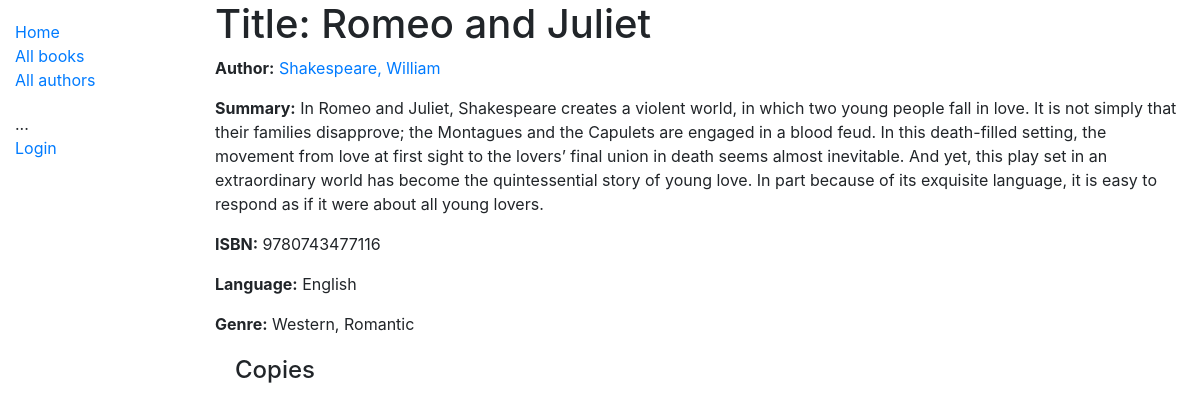
/catalog/books/1, run on an earlier commit of the app's database.
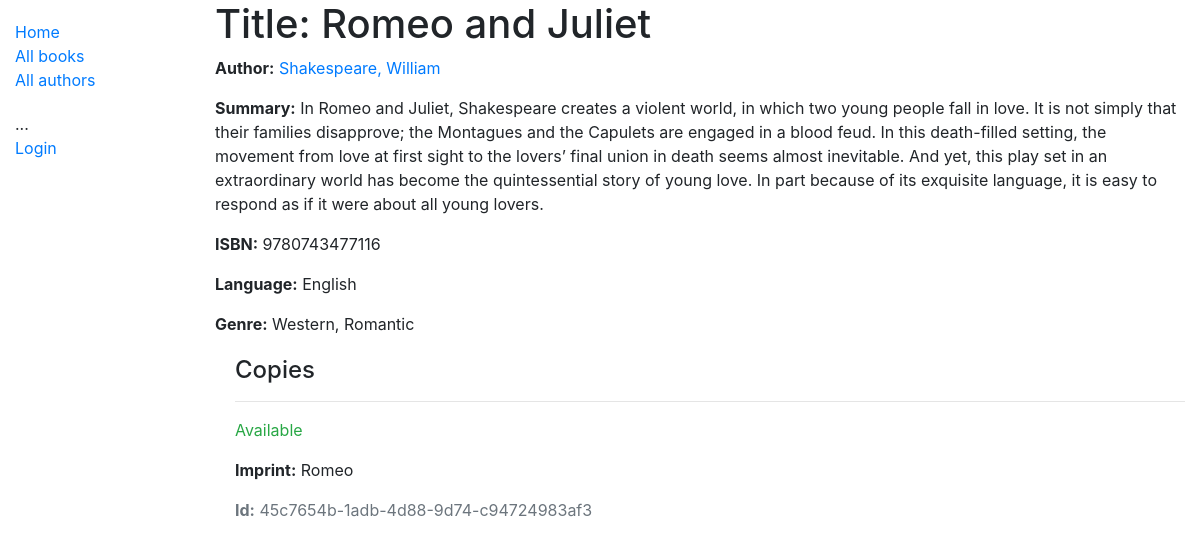
And on a later commit of the database.
### catalog/models.py (models this page shows, shortened)
class Genre(models.Model):
    name  = models.CharField(max_length=200, help_text='Enter a book genre (e.g. Science Fiction)')
    def __str__(self):
        return self.name

class BookInstance(models.Model):
    id = models.UUIDField(primary_key=True, default=uuid.uuid4, help_text='Unique ID for this particular book across whole library')
    book = models.ForeignKey('Book', on_delete=models.SET_NULL, null=True)
    imprint = models.CharField(max_length=200)
    due_back = models.DateField(null=True, blank=True)
    borrower = models.ForeignKey(User, on_delete=models.SET_NULL, null=True, blank=True)
    LOAN_STATUS = (
        ('m', 'Maintenance'),
        ('o', 'On loan'),
        ('a', 'Available'),
        ('r', 'Reserved'),
    )
    status = models.CharField(
        max_length=1,
        choices=LOAN_STATUS,
        blank=True,
        default='m',
        help_text='Book availability',
    )
    class Meta:
        ordering = ['due_back']
        permissions = (("can_mark_returned", "Set book as returned"),)

### catalog/views.py (the view, shortened to what this page needs)
# urls.py: path('books/<int:pk>', views.BookDetailView.as_view(), name='book-detail'),
class BookDetailView(generic.DetailView):
    model = Book

### catalog/models.py (called while the page is built)
    def __str__(self):
        return f'{self.last_name}, {self.first_name}'

    def __str__(self):
        return self.name

### catalog/templates/catalog/book_detail.html (shortened to what this page needs)
{% extends "base_generic.html" %}
{% block content %}
  <h1>Title: {{ book.title }}</h1>
  <p><strong>Author:</strong> <a href="">{{ book.author }}</a></p>
  <p><strong>Summary:</strong> {{ book.summary }}</p>
  <p><strong>ISBN:</strong> {{ book.isbn }}</p>
  <p><strong>Language:</strong> {{ book.language }}</p>
  <p><strong>Genre:</strong> {% for genre in book.genre.all %} {{ genre }}{% if not forloop.last %}, {% endif %}{% endfor %}</p>
  <div style="margin-left:20px;margin-top:20px">
    <h4>Copies</h4>
    {% for copy in book.bookinstance_set.all %}
      <hr>
      <p class="{% if copy.status == 'a' %}text-success{% elif copy.status == 'm' %}text-danger{% else %}text-warning{% endif %}">{{ copy.get_status_display }}</p>
      <p><strong>Imprint:</strong> {{copy.imprint}}</p>
      <p class="text-muted"><strong>Id:</strong> {{copy.id}}</p>
    {% endfor %}
  </div>
{% endblock %}

What changed in the data, as far as the page shows it:
added BookInstance: status "Available", imprint "Romeo", id "45c7654b-1adb-4d88-9d74-c94724983af3"
